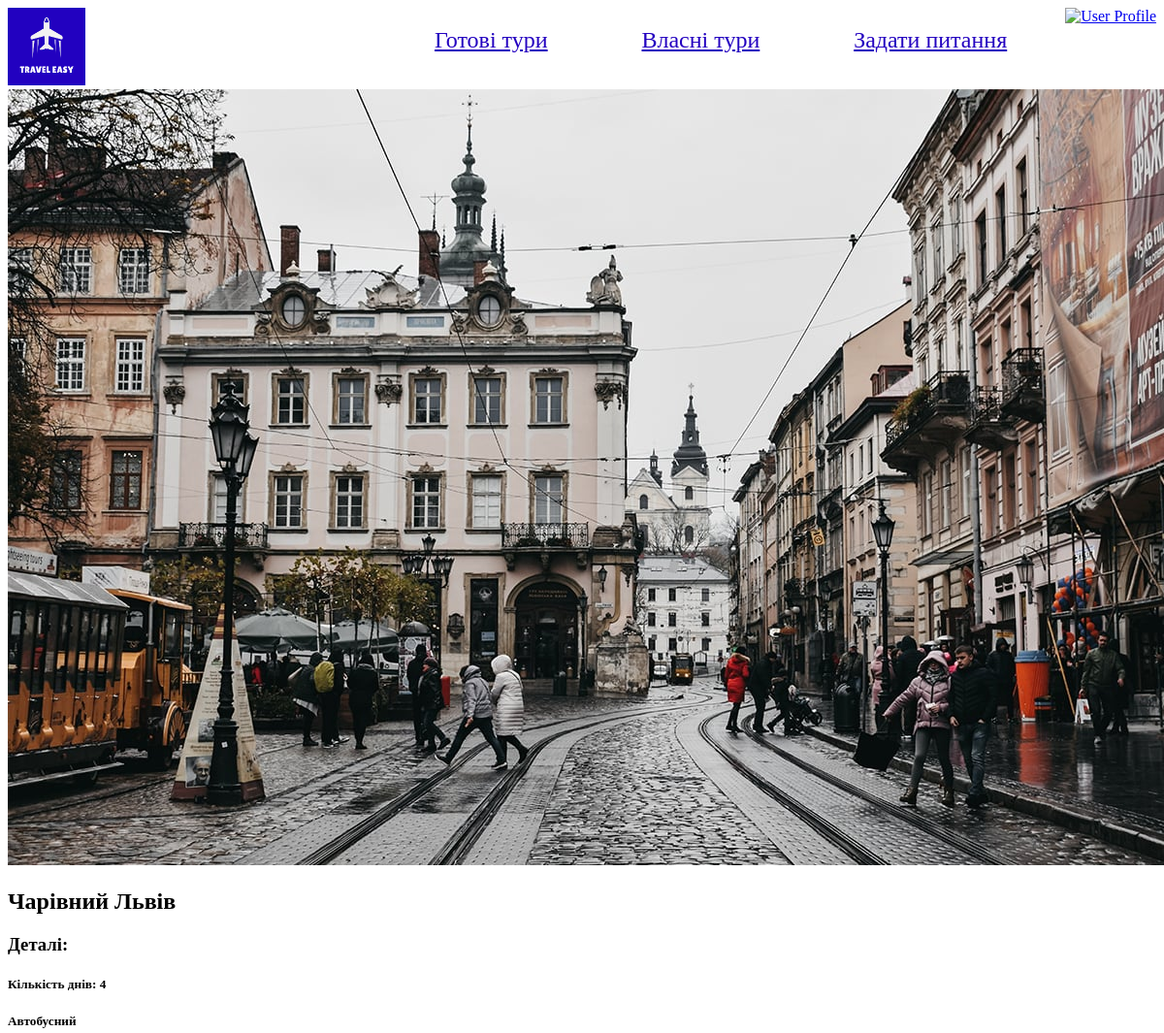
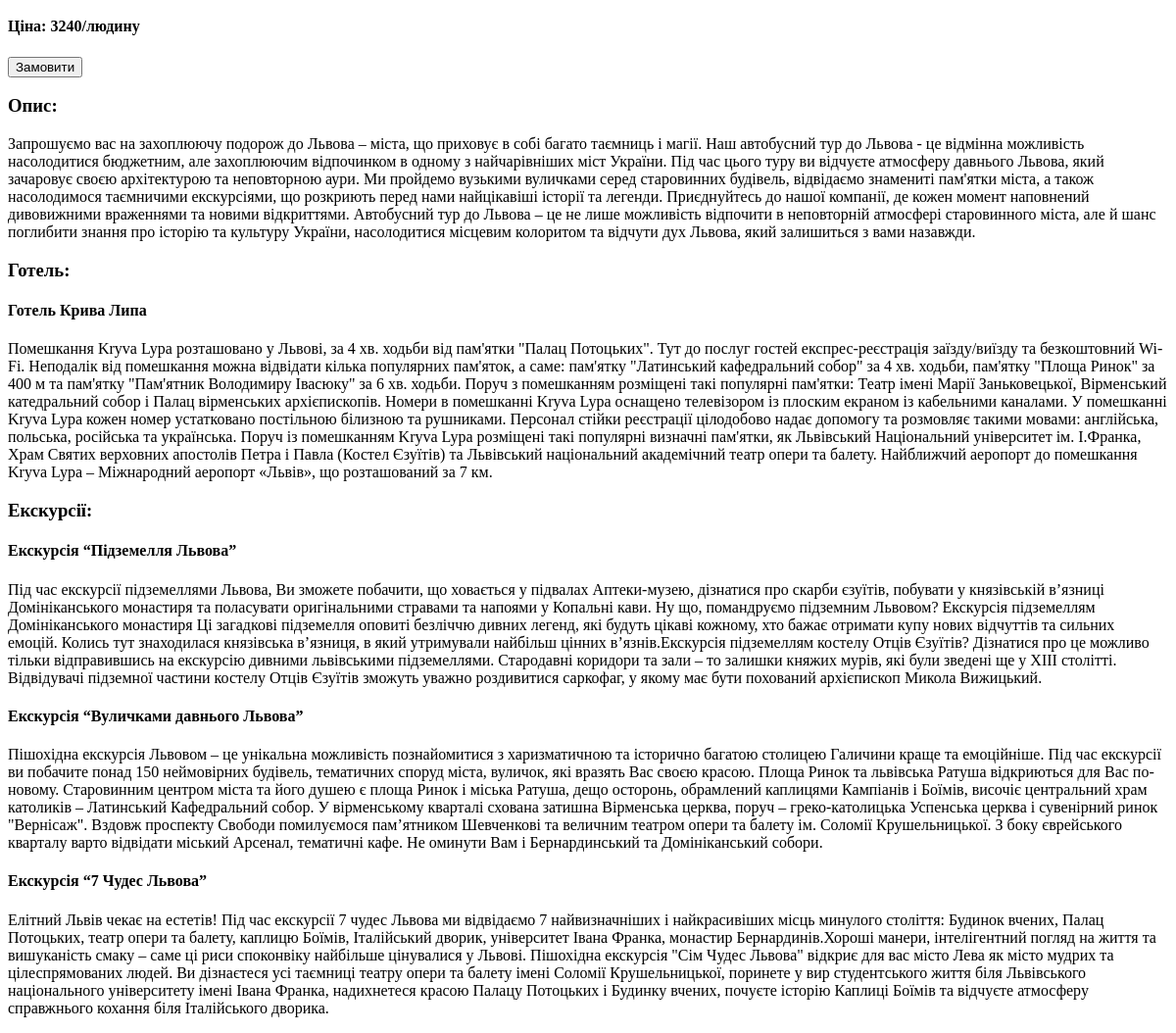
The app's page /tourpage/charivnii-lviv with its own data (2 pictures, top to bottom).
### toursite/models.py (models this page shows, shortened)
class Tour(models.Model):
    id = models.AutoField(primary_key=True)
    tour_name = models.CharField(max_length=200)
    description = models.CharField(max_length=5000)
    transport = models.ForeignKey(Transpont, on_delete=models.CASCADE, related_name='tours')
    hotel = models.ForeignKey(Hotel, on_delete=models.CASCADE, related_name='tours')
    num_days = models.IntegerField()
    excursions = models.ManyToManyField(Excursion, related_name="tours")
    cost = models.IntegerField(default=0)
    tour_image = models.CharField(max_length=50, null=True)
    slug = models.SlugField(db_index=True, unique=True, editable=False, default='')  # Not editable in admin

class Hotel(models.Model):
    id = models.AutoField(primary_key=True)
    hotel_name = models.CharField(max_length=200)
    city = models.ForeignKey(City, on_delete=models.CASCADE, related_name='hotels')
    address = models.CharField(max_length=200)
    rating = models.IntegerField(validators=[MinValueValidator(1), MaxValueValidator(5)])
    description = models.CharField(max_length=2000)
    cost = models.IntegerField()
    hotel_image = models.CharField(max_length=50, null=True)
    slug = models.SlugField(db_index=True, unique=True, editable=False, default='')

class Excursion(models.Model):
    id = models.AutoField(primary_key=True)
    excursion_name = models.CharField(max_length=200)
    city = models.ForeignKey(City, on_delete=models.CASCADE, related_name='excursions')
    description = models.CharField(max_length=2000)
    cost = models.IntegerField()
    excursion_image = models.CharField(max_length=50, null=True)
    slug = models.SlugField(db_index=True, unique=True, editable=False, default='')

### toursite/views.py (the view)
# urls.py: path("tourpage/<slug:slug>", views.tour_details, name = "tourdetail"),
def tour_details(request, slug):
    needed_tour = get_object_or_404(Tour, slug=slug)
    return render(request, 'toursite/tourdetail.html', {
        "tour": needed_tour
    })

### toursite/templates/toursite/tourdetail.html (shortened to what this page needs)
{% extends "base.html" %}
{% load static %}
{% load sass_tags %}
{% block css_files %}
<link rel="stylesheet" href="{%sass_src "toursite/selectionpage.scss"%}">
<link rel="stylesheet" href="{%sass_src "toursite/selectiondetails.scss"%}">
{% endblock css_files %}
{% block content %}
<section id="details">
    <div class= "first_part">
        <img src="{% static 'toursite/images/' %}{{ tour.tour_image }}" alt="{{ tour.tour_name }}" class = "details_photo">
        <div class = "content">
        <h2>{{ tour.tour_name }}</h2>
        <h3>Деталі:</h3>
        <h5>Кількість днів: {{tour.num_days}}</h5>
        <h5>Автобусний</h5>
        <h4>Ціна: {{tour.cost}}/людину</h4>
        <a href="{% url 'tourorder' slug=tour.slug %}">
            <button type="button">Замовити</button>
        </a>
        </div>
    </div>
    <div class='details_content'>
        <h3>Опис:</h3>
        <p>{{ tour.description}}</p>
        <h3>Готель:</h3>
        <h4>{{ tour.hotel.hotel_name}}</h4>
        <p>{{ tour.hotel.description}}</p>
        <h3>Екскурсії:</h3>
        {% for excursion in tour.excursions.all %}
            <h4>{{ excursion.excursion_name }}</h4>
            <p>{{ excursion.description }}</p>
        {% endfor %}
    </div>
</section>
{% endblock content %}

### static/base.css (style rules this page uses)
body { background-color: #fff; }

### records on screen
Tour: tour_image (picture), tour_name "Чарівний Львів", num_days "4", cost "3240", description "Запрошуємо вас на захоплюючу подорож до Львова – міста, що приховує в собі багато таємниць і магії. Наш автобусний тур до Львова - це відмінна можливість насолодитися бюджетним, але захоплюючим відпочинком в одному з найчарівніших міст України. Під час цього туру ви відчуєте атмосферу давнього Львова, який зачаровує своєю архітектурою та неповторною аури. Ми пройдемо вузькими вуличками серед старовинних будівель, відвідаємо знамениті пам'ятки міста, а також насолодимося таємничими екскурсіями, що розкриють перед нами найцікавіші історії та легенди. Приєднуйтесь до нашої компанії, де кожен момент наповнений дивовижними враженнями та новими відкриттями. Автобусний тур до Львова – це не лише…", hotel.hotel_name "Готель Крива Липа", hotel.description "Помешкання Kryva Lypa розташовано y Львові, за 4 хв. ходьби від пам'ятки \"Палац Потоцьких\". Тут до послуг гостей експрес-реєстрація заїзду/виїзду та безкоштовний Wi-Fi. Неподалік від помешкання можна відвідати кілька популярних пам'яток, а саме: пам'ятку \"Латинський кафедральний собор\" за 4 хв. ходьби, пам'ятку \"Площа Ринок\" за 400 м та пам'ятку \"Пам'ятник Володимиру Івасюку\" за 6 хв. ходьби. Поруч з помешканням розміщені такі популярні пам'ятки: Театр імені Марії Заньковецької, Вірменський катедральний собор і Палац вірменських архієпископів. Номери в помешканні Kryva Lypa оснащено телевізором із плоским екраном із кабельними каналами. У помешканні Kryva Lypa кожен номер устатковано…"
Excursion: excursion_name "Екскурсія “Підземелля Львова”", description "Під час екскурсії підземеллями Львова, Ви зможете побачити, що ховається у підвалах Аптеки-музею, дізнатися про скарби єзуїтів, побувати у князівській в’язниці Домініканського монастиря та поласувати оригінальними стравами та напоями у Копальні кави. Ну що, помандруємо підземним Львовом? Екскурсія підземеллям Домініканського монастиря Ці загадкові підземелля оповиті безліччю дивних легенд, які будуть цікаві кожному, хто бажає отримати купу нових відчуттів та сильних емоцій. Колись тут знаходилася князівська в’язниця, в який утримували найбільш цінних в’язнів.Екскурсія підземеллям костелу Отців Єзуїтів? Дізнатися про це можливо тільки відправившись на екскурсію дивними львівськими…"
Excursion: excursion_name "Екскурсія “Вуличками давнього Львова”", description "Пішохідна екскурсія Львовом – це унікальна можливість познайомитися з харизматичною та історично багатою столицею Галичини краще та емоційніше. Під час екскурсії ви побачите понад 150 неймовірних будівель, тематичних споруд міста, вуличок, які вразять Вас своєю красою. Площа Ринок та львівська Ратуша відкриються для Вас по-новому. Старовинним центром міста та його душею є площа Ринок і міська Ратуша, дещо осторонь, обрамлений каплицями Кампіанів і Боїмів, височіє центральний храм католиків – Латинський Кафедральний собор. У вірменському кварталі схована затишна Вірменська церква, поруч – греко-католицька Успенська церква і сувенірний ринок \"Вернісаж\". Вздовж проспекту Свободи помилуємося…"
Excursion: excursion_name "Екскурсія “7 Чудес Львова”", description "Елітний Львів чекає на естетів! Під час екскурсії 7 чудес Львова ми відвідаємо 7 найвизначніших і найкрасивіших місць минулого століття: Будинок вчених, Палац Потоцьких, театр опери та балету, каплицю Боїмів, Італійський дворик, університет Івана Франка, монастир Бернардинів.Хороші манери, інтелігентний погляд на життя та вишуканість смаку – саме ці риси споконвіку найбільше цінувалися у Львові. Пішохідна екскурсія \"Сім Чудес Львова\" відкриє для вас місто Лева як місто мудрих та цілеспрямованих людей. Ви дізнаєтеся усі таємниці театру опери та балету імені Соломії Крушельницької, поринете у вир студентського життя біля Львівського національного університету імені Івана Франка, надихнетеся…"
